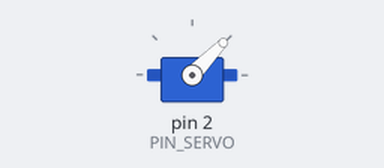
Bench run of a sketch on a simulated Arduino Uno, built with avr-gcc and run on an emulated ATmega328P. On the bench: servo.

Above: at 0.7 s.
At 1.6 s:
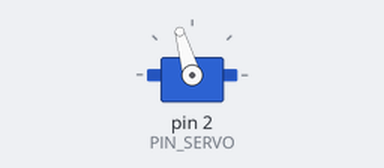
At 2.8 s:
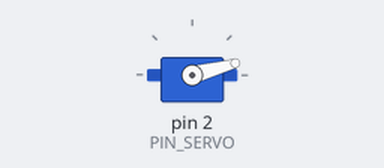
At 3.8 s:
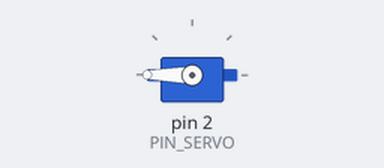
Timing chart, 0 to 5.3 s (numbered marks = the images above):
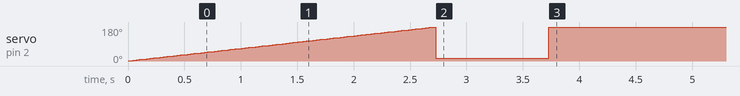

The sketch:

random.ino
```cpp
#include "Servo.h"      // Include Servo library

#define PIN_SERVO  2    // Define servo pin

Servo servo;            // Create servo object to control a servo
int servoOffset = 15;   // Change the value to calibrate servo
int position = 0;      // Starting position

void setup() {
  servo.attach(PIN_SERVO);        // Initialize servo
  servo.write(position + servoOffset);  // Set initial position with calibration

  for (int pos = position; pos <= 180; pos++) {  // Increase position from start to 180 degrees
    servo.write(pos + 1);             // Move servo to current position with offset
    delay(15);                                  // Wait 15ms between moves for smoother motion
  }

  servo.write(0 + servoOffset);  // Set initial position with calibration
  delay(1000);
  servo.write(180 + servoOffset);  // Set initial position with calibration
}

void loop() {

  // Optional: Reset to starting position or continue other actions
}
```
